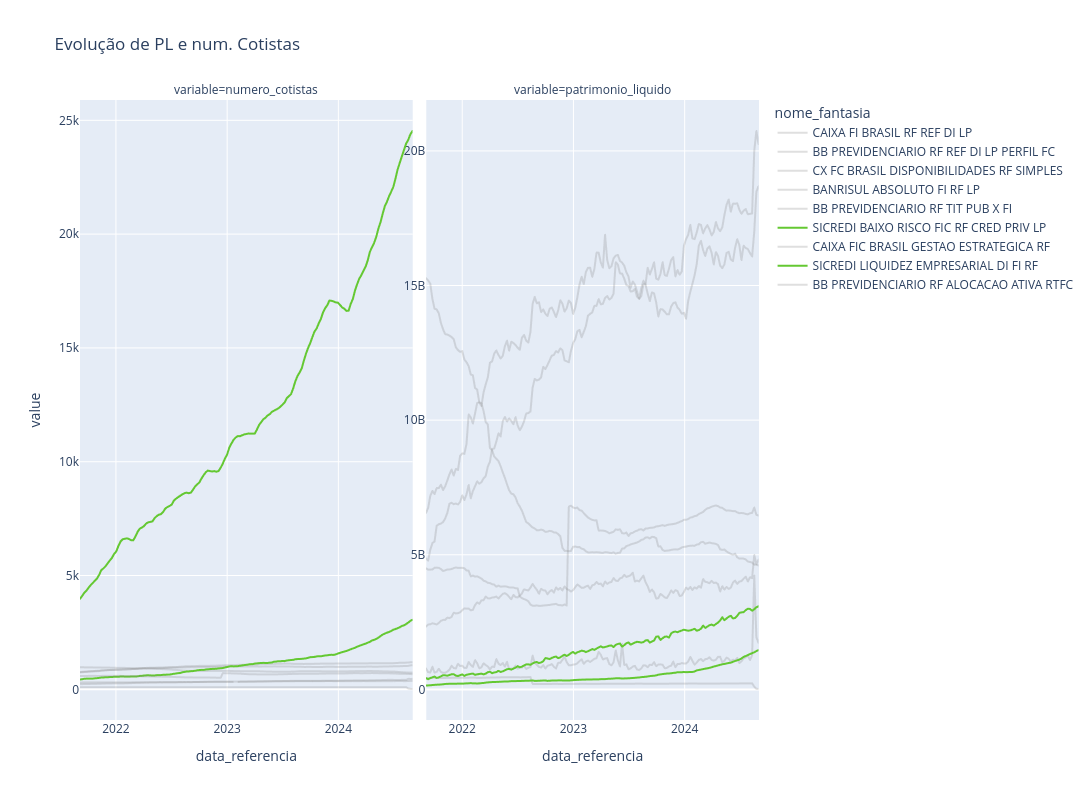

The notebook cell this image was saved under:
### Code cell
##### PL e num Cotistas ######
variables = ['patrimonio_liquido','numero_cotistas']
resample = 'W'

df_plot_m = df_fundos_hist.melt(id_vars=['data_referencia','codigo_fundo','nome_fantasia'], value_vars=variables)
df_plot_m.sort_values(by=['data_referencia','codigo_fundo','variable'], inplace=True)
df_plot_m['date_str'] = df_plot_m.data_referencia.dt.strftime('%Y-%m-%d')

df_plot_m = df_plot_m.set_index('data_referencia').groupby(['codigo_fundo','variable']).resample(resample).ffill()
del df_plot_m['codigo_fundo']
del df_plot_m['variable']
df_plot_m = df_plot_m.reset_index(level=None, drop=False, inplace=False, col_level=0, col_fill='')

import plotly.express as px
fig = px.line(df_plot_m
               , y='value'
               , x='data_referencia'
               #, animation_frame=df_plot_m.date_str
               #, animation_group="group_by"
               #, facet_col_wrap=col_wrap       
               #, facet_col = col
               , facet_col_wrap=3      
               , facet_col = 'variable'   
               , color='nome_fantasia'
               , color_discrete_map=color_map
               , hover_name='nome_fantasia'
               #, labels={'value':'Number of Cases','day_number':"Days Since "+ str(threshold) +"th Case",'date':'Date', 'name':'City'}
               #, range_y=[0.1, df_plot_m.value.max()+5000]
               #, range_x = [df_plot_m.date.min(),df_plot_m.date.max()]
               #, text=df_plot_m[group_by]
               #, size=1
               , title='Evolução de PL e num. Cotistas'
               , height=800
               , width=1200
               )
fig.update_yaxes(matches=None) 
#fig.update_xaxes(matches=None)
fig.update_yaxes(showticklabels=True)

fig.show()

### Figure 1 — Plotly figure (JSON) as saved in the notebook; plotly's stock layout.template omitted (floating-point values rounded to 4 significant figures; data arrays with more than 128 entries replaced by an {"elided": "..."} marker saying what was removed)
{"data": [{"hovertemplate": "<b>%{hovertext}</b><br><br>nome_fantasia=CAIXA FI BRASIL RF REF DI LP<br>variable=numero_cotistas<br>data_referencia=%{x}<br>value=%{y}<extra></extra>", "hovertext": {"elided": "157 str values"}, "legendgroup": "CAIXA FI BRASIL RF REF DI LP", "line": {"color": "rgba(128, 128, 128, 0.25)", "dash": "solid"}, "marker": {"symbol": "circle"}, "mode": "lines", "name": "CAIXA FI BRASIL RF REF DI LP", "showlegend": true, "type": "scattergl", "x": {"elided": "157 str values"}, "xaxis": "x", "y": {"elided": "157 int values"}, "yaxis": "y"}, {"hovertemplate": "<b>%{hovertext}</b><br><br>nome_fantasia=CAIXA FI BRASIL RF REF DI LP<br>variable=patrimonio_liquido<br>data_referencia=%{x}<br>value=%{y}<extra></extra>", "hovertext": {"elided": "157 str values"}, "legendgroup": "CAIXA FI BRASIL RF REF DI LP", "line": {"color": "rgba(128, 128, 128, 0.25)", "dash": "solid"}, "marker": {"symbol": "circle"}, "mode": "lines", "name": "CAIXA FI BRASIL RF REF DI LP", "showlegend": false, "type": "scattergl", "x": {"elided": "157 str values"}, "xaxis": "x2", "y": {"elided": "157 float values"}, "yaxis": "y2"}, {"hovertemplate": "<b>%{hovertext}</b><br><br>nome_fantasia=BB PREVIDENCIARIO RF REF DI LP PERFIL FC<br>variable=numero_cotistas<br>data_referencia=%{x}<br>value=%{y}<extra></extra>", "hovertext": {"elided": "157 str values"}, "legendgroup": "BB PREVIDENCIARIO RF REF DI LP PERFIL FC", "line": {"color": "rgba(128, 128, 128, 0.25)", "dash": "solid"}, "marker": {"symbol": "circle"}, "mode": "lines", "name": "BB PREVIDENCIARIO RF REF DI LP PERFIL FC", "showlegend": true, "type": "scattergl", "x": {"elided": "157 str values"}, "xaxis": "x", "y": {"elided": "157 int values"}, "yaxis": "y"}, {"hovertemplate": "<b>%{hovertext}</b><br><br>nome_fantasia=BB PREVIDENCIARIO RF REF DI LP PERFIL FC<br>variable=patrimonio_liquido<br>data_referencia=%{x}<br>value=%{y}<extra></extra>", "hovertext": {"elided": "157 str values"}, "legendgroup": "BB PREVIDENCIARIO RF REF DI LP PERFIL FC", "line": {"color": "rgba(128, 128, 128, 0.25)", "dash": "solid"}, "marker": {"symbol": "circle"}, "mode": "lines", "name": "BB PREVIDENCIARIO RF REF DI LP PERFIL FC", "showlegend": false, "type": "scattergl", "x": {"elided": "157 str values"}, "xaxis": "x2", "y": {"elided": "157 float values"}, "yaxis": "y2"}, {"hovertemplate": "<b>%{hovertext}</b><br><br>nome_fantasia=CX FC BRASIL DISPONIBILIDADES RF SIMPLES<br>variable=numero_cotistas<br>data_referencia=%{x}<br>value=%{y}<extra></extra>", "hovertext": {"elided": "157 str values"}, "legendgroup": "CX FC BRASIL DISPONIBILIDADES RF SIMPLES", "line": {"color": "rgba(128, 128, 128, 0.25)", "dash": "solid"}, "marker": {"symbol": "circle"}, "mode": "lines", "name": "CX FC BRASIL DISPONIBILIDADES RF SIMPLES", "showlegend": true, "type": "scattergl", "x": {"elided": "157 str values"}, "xaxis": "x", "y": {"elided": "157 int values"}, "yaxis": "y"}, {"hovertemplate": "<b>%{hovertext}</b><br><br>nome_fantasia=CX FC BRASIL DISPONIBILIDADES RF SIMPLES<br>variable=patrimonio_liquido<br>data_referencia=%{x}<br>value=%{y}<extra></extra>", "hovertext": {"elided": "157 str values"}, "legendgroup": "CX FC BRASIL DISPONIBILIDADES RF SIMPLES", "line": {"color": "rgba(128, 128, 128, 0.25)", "dash": "solid"}, "marker": {"symbol": "circle"}, "mode": "lines", "name": "CX FC BRASIL DISPONIBILIDADES RF SIMPLES", "showlegend": false, "type": "scattergl", "x": {"elided": "157 str values"}, "xaxis": "x2", "y": {"elided": "157 float values"}, "yaxis": "y2"}, {"hovertemplate": "<b>%{hovertext}</b><br><br>nome_fantasia=BANRISUL ABSOLUTO FI RF LP<br>variable=numero_cotistas<br>data_referencia=%{x}<br>value=%{y}<extra></extra>", "hovertext": {"elided": "157 str values"}, "legendgroup": "BANRISUL ABSOLUTO FI RF LP", "line": {"color": "rgba(128, 128, 128, 0.25)", "dash": "solid"}, "marker": {"symbol": "circle"}, "mode": "lines", "name": "BANRISUL ABSOLUTO FI RF LP", "showlegend": true, "type": "scattergl", "x": {"elided": "157 str values"}, "xaxis": "x", "y": {"elided": "157 int values"}, "yaxis": "y"}, {"hovertemplate": "<b>%{hovertext}</b><br><br>nome_fantasia=BANRISUL ABSOLUTO FI RF LP<br>variable=patrimonio_liquido<br>data_referencia=%{x}<br>value=%{y}<extra></extra>", "hovertext": {"elided": "157 str values"}, "legendgroup": "BANRISUL ABSOLUTO FI RF LP", "line": {"color": "rgba(128, 128, 128, 0.25)", "dash": "solid"}, "marker": {"symbol": "circle"}, "mode": "lines", "name": "BANRISUL ABSOLUTO FI RF LP", "showlegend": false, "type": "scattergl", "x": {"elided": "157 str values"}, "xaxis": "x2", "y": {"elided": "157 float values"}, "yaxis": "y2"}, {"hovertemplate": "<b>%{hovertext}</b><br><br>nome_fantasia=BB PREVIDENCIARIO RF TIT PUB X FI<br>variable=numero_cotistas<br>data_referencia=%{x}<br>value=%{y}<extra></extra>", "hovertext": {"elided": "157 str values"}, "legendgroup": "BB PREVIDENCIARIO RF TIT PUB X FI", "line": {"color": "rgba(128, 128, 128, 0.25)", "dash": "solid"}, "marker": {"symbol": "circle"}, "mode": "lines", "name": "BB PREVIDENCIARIO RF TIT PUB X FI", "showlegend": true, "type": "scattergl", "x": {"elided": "157 str values"}, "xaxis": "x", "y": {"elided": "157 int values"}, "yaxis": "y"}, {"hovertemplate": "<b>%{hovertext}</b><br><br>nome_fantasia=BB PREVIDENCIARIO RF TIT PUB X FI<br>variable=patrimonio_liquido<br>data_referencia=%{x}<br>value=%{y}<extra></extra>", "hovertext": {"elided": "157 str values"}, "legendgroup": "BB PREVIDENCIARIO RF TIT PUB X FI", "line": {"color": "rgba(128, 128, 128, 0.25)", "dash": "solid"}, "marker": {"symbol": "circle"}, "mode": "lines", "name": "BB PREVIDENCIARIO RF TIT PUB X FI", "showlegend": false, "type": "scattergl", "x": {"elided": "157 str values"}, "xaxis": "x2", "y": {"elided": "157 float values"}, "yaxis": "y2"}, {"hovertemplate": "<b>%{hovertext}</b><br><br>nome_fantasia=SICREDI BAIXO RISCO FIC RF CRED PRIV LP<br>variable=numero_cotistas<br>data_referencia=%{x}<br>value=%{y}<extra></extra>", "hovertext": {"elided": "157 str values"}, "legendgroup": "SICREDI BAIXO RISCO FIC RF CRED PRIV LP", "line": {"color": "#64C832", "dash": "solid"}, "marker": {"symbol": "circle"}, "mode": "lines", "name": "SICREDI BAIXO RISCO FIC RF CRED PRIV LP", "showlegend": true, "type": "scattergl", "x": {"elided": "157 str values"}, "xaxis": "x", "y": {"elided": "157 int values"}, "yaxis": "y"}, {"hovertemplate": "<b>%{hovertext}</b><br><br>nome_fantasia=SICREDI BAIXO RISCO FIC RF CRED PRIV LP<br>variable=patrimonio_liquido<br>data_referencia=%{x}<br>value=%{y}<extra></extra>", "hovertext": {"elided": "157 str values"}, "legendgroup": "SICREDI BAIXO RISCO FIC RF CRED PRIV LP", "line": {"color": "#64C832", "dash": "solid"}, "marker": {"symbol": "circle"}, "mode": "lines", "name": "SICREDI BAIXO RISCO FIC RF CRED PRIV LP", "showlegend": false, "type": "scattergl", "x": {"elided": "157 str values"}, "xaxis": "x2", "y": {"elided": "157 float values"}, "yaxis": "y2"}, {"hovertemplate": "<b>%{hovertext}</b><br><br>nome_fantasia=CAIXA FIC BRASIL GESTAO ESTRATEGICA RF<br>variable=numero_cotistas<br>data_referencia=%{x}<br>value=%{y}<extra></extra>", "hovertext": {"elided": "157 str values"}, "legendgroup": "CAIXA FIC BRASIL GESTAO ESTRATEGICA RF", "line": {"color": "rgba(128, 128, 128, 0.25)", "dash": "solid"}, "marker": {"symbol": "circle"}, "mode": "lines", "name": "CAIXA FIC BRASIL GESTAO ESTRATEGICA RF", "showlegend": true, "type": "scattergl", "x": {"elided": "157 str values"}, "xaxis": "x", "y": {"elided": "157 int values"}, "yaxis": "y"}, {"hovertemplate": "<b>%{hovertext}</b><br><br>nome_fantasia=CAIXA FIC BRASIL GESTAO ESTRATEGICA RF<br>variable=patrimonio_liquido<br>data_referencia=%{x}<br>value=%{y}<extra></extra>", "hovertext": {"elided": "157 str values"}, "legendgroup": "CAIXA FIC BRASIL GESTAO ESTRATEGICA RF", "line": {"color": "rgba(128, 128, 128, 0.25)", "dash": "solid"}, "marker": {"symbol": "circle"}, "mode": "lines", "name": "CAIXA FIC BRASIL GESTAO ESTRATEGICA RF", "showlegend": false, "type": "scattergl", "x": {"elided": "157 str values"}, "xaxis": "x2", "y": {"elided": "157 float values"}, "yaxis": "y2"}, {"hovertemplate": "<b>%{hovertext}</b><br><br>nome_fantasia=SICREDI LIQUIDEZ EMPRESARIAL DI FI RF<br>variable=numero_cotistas<br>data_referencia=%{x}<br>value=%{y}<extra></extra>", "hovertext": {"elided": "157 str values"}, "legendgroup": "SICREDI LIQUIDEZ EMPRESARIAL DI FI RF", "line": {"color": "#64C832", "dash": "solid"}, "marker": {"symbol": "circle"}, "mode": "lines", "name": "SICREDI LIQUIDEZ EMPRESARIAL DI FI RF", "showlegend": true, "type": "scattergl", "x": {"elided": "157 str values"}, "xaxis": "x", "y": {"elided": "157 int values"}, "yaxis": "y"}, {"hovertemplate": "<b>%{hovertext}</b><br><br>nome_fantasia=SICREDI LIQUIDEZ EMPRESARIAL DI FI RF<br>variable=patrimonio_liquido<br>data_referencia=%{x}<br>value=%{y}<extra></extra>", "hovertext": {"elided": "157 str values"}, "legendgroup": "SICREDI LIQUIDEZ EMPRESARIAL DI FI RF", "line": {"color": "#64C832", "dash": "solid"}, "marker": {"symbol": "circle"}, "mode": "lines", "name": "SICREDI LIQUIDEZ EMPRESARIAL DI FI RF", "showlegend": false, "type": "scattergl", "x": {"elided": "157 str values"}, "xaxis": "x2", "y": {"elided": "157 float values"}, "yaxis": "y2"}, {"hovertemplate": "<b>%{hovertext}</b><br><br>nome_fantasia=BB PREVIDENCIARIO RF ALOCACAO ATIVA RTFC<br>variable=numero_cotistas<br>data_referencia=%{x}<br>value=%{y}<extra></extra>", "hovertext": {"elided": "157 str values"}, "legendgroup": "BB PREVIDENCIARIO RF ALOCACAO ATIVA RTFC", "line": {"color": "rgba(128, 128, 128, 0.25)", "dash": "solid"}, "marker": {"symbol": "circle"}, "mode": "lines", "name": "BB PREVIDENCIARIO RF ALOCACAO ATIVA RTFC", "showlegend": true, "type": "scattergl", "x": {"elided": "157 str values"}, "xaxis": "x", "y": {"elided": "157 int values"}, "yaxis": "y"}, {"hovertemplate": "<b>%{hovertext}</b><br><br>nome_fantasia=BB PREVIDENCIARIO RF ALOCACAO ATIVA RTFC<br>variable=patrimonio_liquido<br>data_referencia=%{x}<br>value=%{y}<extra></extra>", "hovertext": {"elided": "157 str values"}, "legendgroup": "BB PREVIDENCIARIO RF ALOCACAO ATIVA RTFC", "line": {"color": "rgba(128, 128, 128, 0.25)", "dash": "solid"}, "marker": {"symbol": "circle"}, "mode": "lines", "name": "BB PREVIDENCIARIO RF ALOCACAO ATIVA RTFC", "showlegend": false, "type": "scattergl", "x": {"elided": "157 str values"}, "xaxis": "x2", "y": {"elided": "157 float values"}, "yaxis": "y2"}], "layout": {"annotations": [{"font": {}, "showarrow": false, "text": "variable=numero_cotistas", "x": 0.245, "xanchor": "center", "xref": "paper", "y": 1, "yanchor": "bottom", "yref": "paper"}, {"font": {}, "showarrow": false, "text": "variable=patrimonio_liquido", "x": 0.755, "xanchor": "center", "xref": "paper", "y": 1, "yanchor": "bottom", "yref": "paper"}], "height": 800, "legend": {"title": {"text": "nome_fantasia"}, "tracegroupgap": 0}, "title": {"text": "Evolução de PL e num. Cotistas"}, "width": 1200, "xaxis": {"anchor": "y", "autorange": true, "domain": [0, 0.49], "range": ["2021-09-05", "2024-09-01"], "title": {"text": "data_referencia"}, "type": "date"}, "xaxis2": {"anchor": "y2", "autorange": true, "domain": [0.51, 1], "matches": "x", "range": ["2021-09-05", "2024-09-01"], "title": {"text": "data_referencia"}, "type": "date"}, "yaxis": {"anchor": "x", "autorange": true, "domain": [0, 1], "range": [-1348.0, 25890.0], "showticklabels": true, "title": {"text": "value"}, "type": "linear"}, "yaxis2": {"anchor": "x2", "autorange": true, "domain": [0, 1], "range": [-1137000000.0, 21890000000.0], "showticklabels": true, "type": "linear"}}}
